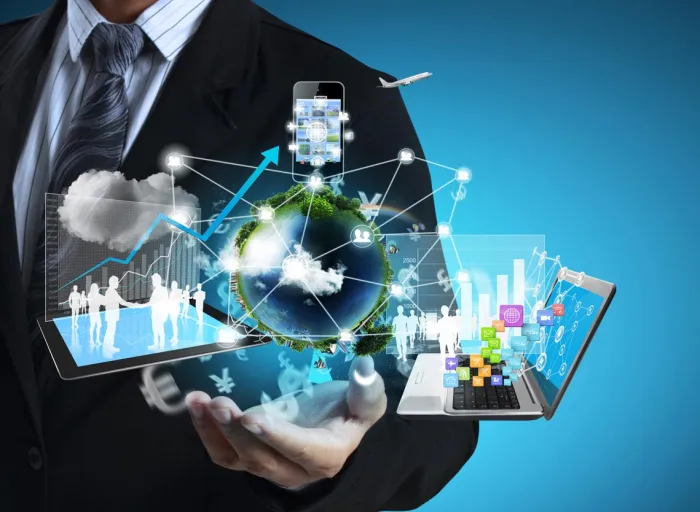
#> input picture S04/imagen.jpg, 700 x 512 px, found by its file name
$ python reflexionar_01.py
#> lines starting #> are read from the running program, lines starting #| are printed output that depends on the picture
#> further down, imagen is the input picture: shape (512, 700, 3); mean B, G, R 130.5, 111.5, 65.9
import cv2
import numpy as np

def horizontal_reflection(imagen):
    altura, ancho, canales = imagen.shape
#> altura = 512; ancho = 700; canales = 3
    imagen_reflejada = np.zeros((altura, ancho, canales), dtype=np.uint8)

    for i in range(altura):
        imagen_reflejada[i, :] = imagen[altura - i - 1, :]
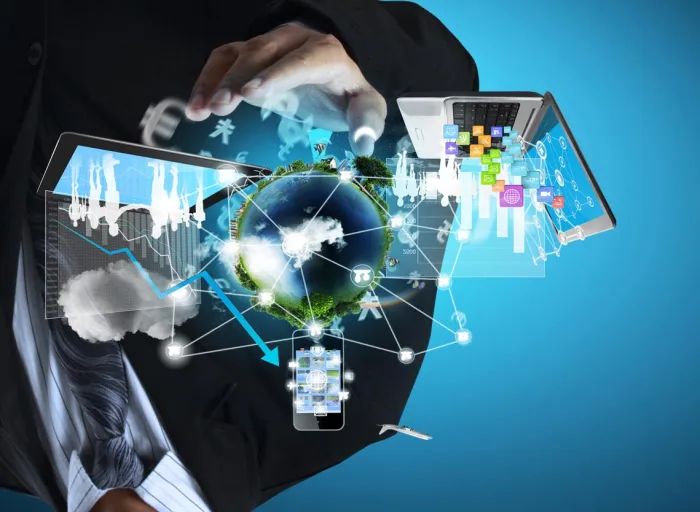
#> imagen_reflejada: shape (512, 700, 3); mean B, G, R 130.5, 111.5, 65.9

    return imagen_reflejada

# 1. Cargar imagen
imagen = cv2.imread(
    r"D:\Programacion\Python\PercepcionComputacional\S04\imagen.jpg"
)

# 2. Ejecutar tu función
if imagen is None:
    print("ERROR: No se pudo cargar la imagen")
else:
    resultado = horizontal_reflection(imagen)

    cv2.imshow("Original", imagen)
    cv2.imshow("Reflejada", resultado)

    cv2.waitKey(0)
    cv2.destroyAllWindows()
